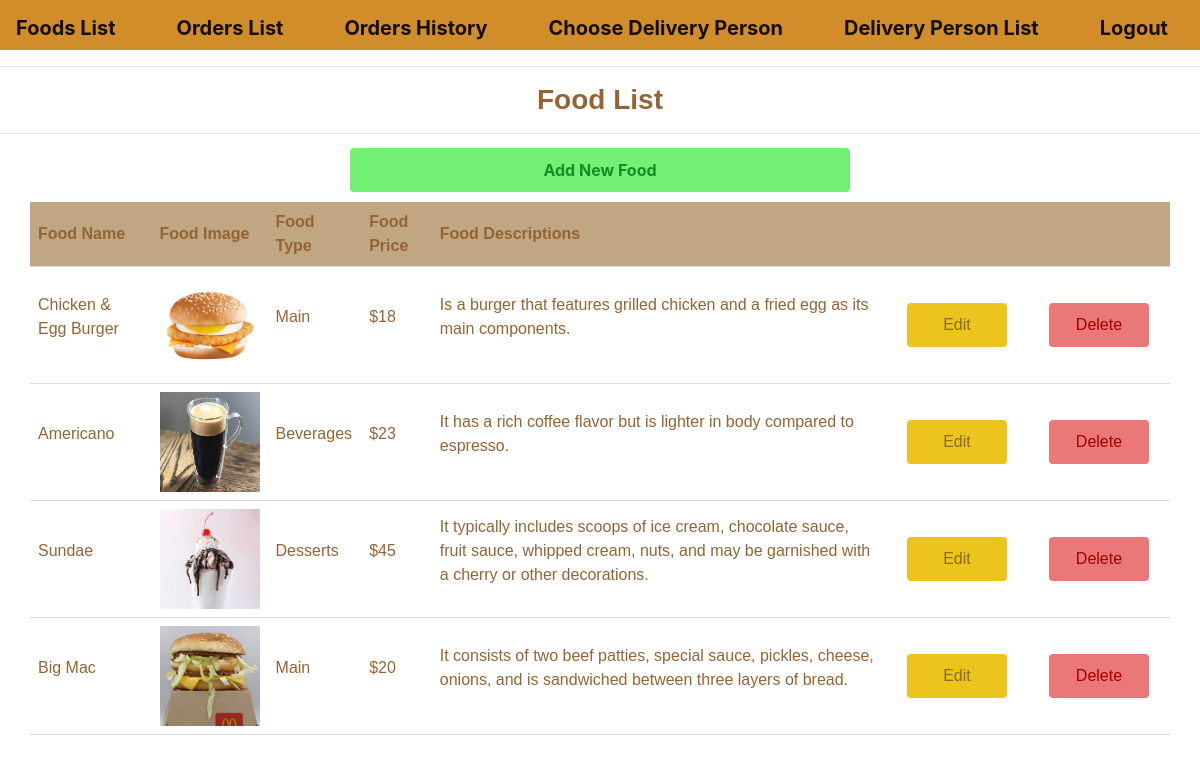
The page /ITP4506-CA-B05/Restaurant_Main_Page.php (signed in) on the database its author committed.
### tables this page shows
CREATE TABLE `food` (
  `f_ID` varchar(8) NOT NULL,
  `f_Name` varchar(45) NOT NULL,
  `f_Image` varchar(255) DEFAULT NULL,
  `f_Type` varchar(45) NOT NULL,
  `f_Price` int NOT NULL,
  `f_descriptions` varchar(255) DEFAULT NULL,
  `r_ID` varchar(8) NOT NULL,
  `active` tinyint(1) NOT NULL DEFAULT '1',
  PRIMARY KEY (`f_ID`)
);

### ITP4506-CA-B05/Controller.php (called while the page is built, shortened)
<?php
    require 'Database.php';
    require 'model/food.php';
    function restaurannt_food_list($user_ID)
    {
        global $conn;
        $restaurannt_food_list_array = array();
        $sql = "SELECT * FROM food WHERE r_ID = '" . $user_ID . "'";
        $rs = mysqli_query($conn, $sql) or die(mysqli_error($conn));
        while ($rc = mysqli_fetch_array($rs)) {
            $restaurannt_food_list = new food($rc['f_ID'], $rc['f_Name'], $rc['f_Image'], $rc['f_Type'], $rc['f_Price'], $rc['f_descriptions'], $rc['r_ID']);
            array_push($restaurannt_food_list_array, $restaurannt_food_list);
        }
        return $restaurannt_food_list_array;
    }
?>

### ITP4506-CA-B05/model/food.php (called while the page is built, shortened)
<?php
class food
{
    public function __construct($f_ID, $f_Name, $f_Image, $f_Type, $f_Price, $f_descriptions, $r_ID)
    {
        $this->f_Name = $f_Name;
        $this->f_Image = $f_Image;
        $this->f_Type = $f_Type;
        $this->f_Price = $f_Price;
        $this->f_descriptions = $f_descriptions;
    }
}
?>

### ITP4506-CA-B05/Restaurant_Main_Page.php (the view, shortened to what this page needs)
<!DOCTYPE html>
<html lang="en">
<?php
    require 'Controller.php';
    $user = $_SESSION['user'];
?>
<head>
    <link rel="stylesheet" href="https://cdn.jsdelivr.net/npm/bootstrap@4.0.0/dist/css/bootstrap.min.css">
    <link rel="stylesheet" href="./style/Restaurant_Main_Page.css">
    <link rel="stylesheet" href="./style/nav.css">
</head>
<body>
    <div class="fieldset">
        <nav class="navbar navbar-light bg-light">
            <a class="navbar-brand" href="./Restaurant_Main_Page.php"><b>Foods List</b></a>
            <a class="navbar-brand" href="./Restaurant_Second_Page.php"><b>Orders List</b></a>
            <a class="navbar-brand" href="./Restaurant_Third_Page.php"><b>Orders History</b></a>
            <a class="navbar-brand" href="./Restaurant_Fourth_Page.php"><b>Choose Delivery Person</b></a>
            <a class="navbar-brand" href="./Restaurant_Fifth_Page.php"><b>Delivery Person List</b></a>
            <a class="navbar-brand" href="./Login.php"><b>Logout</b></a>
        </nav>
    </div>
    <center><hr><h3><b>Food List</b></h3><hr></center>
    <form action="Restaurant_Main_Page_Insert_Food.php" class="form"><center><button type="submit" class="add"><b>Add New Food</b></button></center></form>
    <div class="fieldset-container">
        <center>
            <table>
                <thead>
                    <tr>
                        <th>Food Name</th>
                        <th>Food Image</th>
                        <th>Food Type</th>
                        <th>Food Price</th>
                        <th>Food Descriptions</th>
                        <th></th>
                        <th></th>
                    </tr>
                </thead>
                <tbody>
                    <?php
                        $restaurannt_food_list_array = restaurannt_food_list($user->user_ID);
                        foreach ($restaurannt_food_list_array as $restaurannt_food_lists) {
                    ?>
                    <tr>
                        <td><p><?php echo $restaurannt_food_lists->f_Name?></p></td>
                        <td><img src="picture/<?php echo $restaurannt_food_lists->f_Image?>" width="100px" height="100px"></td>
                        <td><p><?php echo $restaurannt_food_lists->f_Type?></p></td>
                        <td><p><?php echo "$" . $restaurannt_food_lists->f_Price?></p></td>
                        <td><p><?php echo $restaurannt_food_lists->f_descriptions?></p></td>
                        <form action="Restaurant_Main_Page_Modify_Food.php">
                            <td><button type="submit" class="edit">Edit</button></td>
                        </form>
                        <form>
                            <td><button type="submit" class="delete" onclick="return confirm('Are you sure to delete?')">Delete</button></td>
                        </form>
                    </tr>
                    <?php
                        }
                    ?>
                </tbody>
            </table>
        </center>
    </div>
</body>
</html>

### ITP4506-CA-B05/style/Restaurant_Main_Page.css (style rules this page uses)
h3 { font-family: 'Gill Sans', 'Gill Sans MT', Calibri, 'Trebuchet MS', sans-serif; color: #946434; font: optional bold; text-align: center; }
table { margin-right: 10px; margin-left: 10px; width: 95%; border-collapse: collapse; }
th, td { font-family: 'Franklin Gothic Medium', 'Arial Narrow', Arial, sans-serif; color: #946434; padding: 8px; text-align: left; border-bottom: 1px solid #ddd; }
th { background-color: #c1a683; }
.form { margin-top: -1%; }
.add { width: auto; background-color: #74f074; color: #138d25; padding: 10px 5px; margin: 10px 13px; border: none; border-radius: 4px; width: 500px; }
.edit { width: auto; background-color: rgb(237, 196, 29); color: rgb(135, 108, 34); padding: 10px 5px; margin: 10px 13px; border: none; border-radius: 4px; width: 100px; }
.delete { width: auto; background-color: #ea7878; color: #a30000; padding: 10px 5px; margin: 10px 13px; border: none; border-radius: 4px; width: 100px; }

### ITP4506-CA-B05/style/nav.css (style rules this page uses)
.navbar { background-color: #d18d2a !important; height: 50px; }

### rows shown on the page
food: f_Name "Chicken & Egg Burger", f_Image (picture), f_Type "Main", f_Price "18", f_descriptions "Is a burger that features grilled chicken and a fried egg as its main components."
food: f_Name "Americano", f_Image (picture), f_Type "Beverages", f_Price "23", f_descriptions "It has a rich coffee flavor but is lighter in body compared to espresso."
food: f_Name "Sundae", f_Image (picture), f_Type "Desserts", f_Price "45", f_descriptions "It typically includes scoops of ice cream, chocolate sauce, fruit sauce, whipped cream, nuts, and may be garnished with a cherry or other decorations."
food: f_Name "Big Mac", f_Image (picture), f_Type "Main", f_Price "20", f_descriptions "It consists of two beef patties, special sauce, pickles, cheese, onions, and is sandwiched between three layers of bread."
